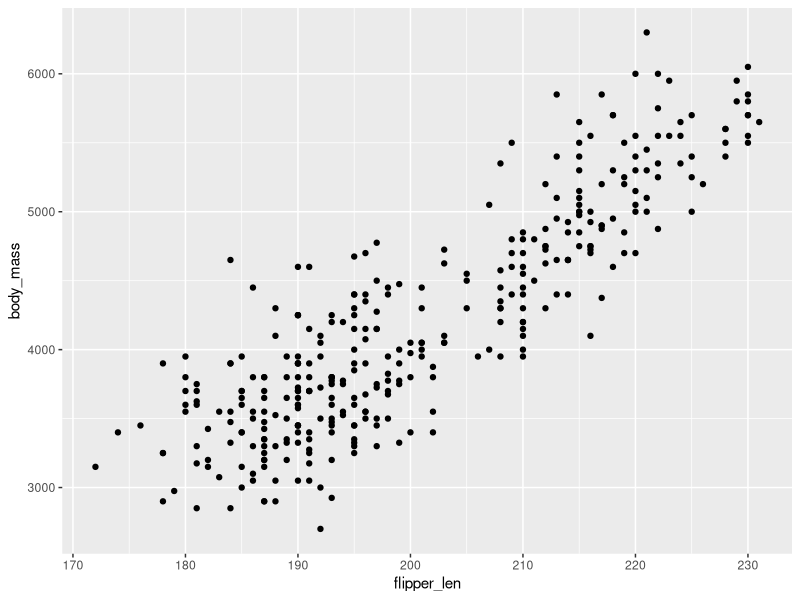

Generate this figure with R:
## ---- chunk 1
x = 5
class(x)
## ---- chunk 2
is.numeric(x)
## ---- chunk 3
x = as.character(x)
x
## ---- chunk 4
is.numeric(x)
## ---- chunk 5
class(x)
## ---- chunk 6
a = 5
b = 11
## ---- chunk 7
a == b
## ---- chunk 8
a < b
## ---- chunk 9
a > b
## ---- chunk 10
a <= b
## ---- chunk 11
a >= b
## ---- chunk 12
a != b
## ---- chunk 13
x = 3.2
floor(x)
## ---- chunk 14
ceiling(x)
## ---- chunk 15
sqrt(x)
## ---- chunk 16
3^2
## ---- chunk 17
a = b = 11
a
b
## ---- chunk 18
b
## ---- chunk 19
rm(b)
## ---- chunk 20
myvector = c('apple', 'banana', 'orange', 'pineapple')
myvector
## ---- chunk 21
z = c(1:10)
z
## ---- chunk 22
10:2
## ---- chunk 23
w = 2*z
y = c("a","b","c","d","e","f","g","h","i","j")
## ---- chunk 24
head(penguins)
## ---- chunk 25
str(penguins)
## ---- chunk 26
summary(penguins)
## ---- chunk 27
table(is.na(penguins))
## ---- chunk 28
library(tidyverse)
ggplot(penguins, aes(x = flipper_len, y = body_mass)) +
  geom_point()
